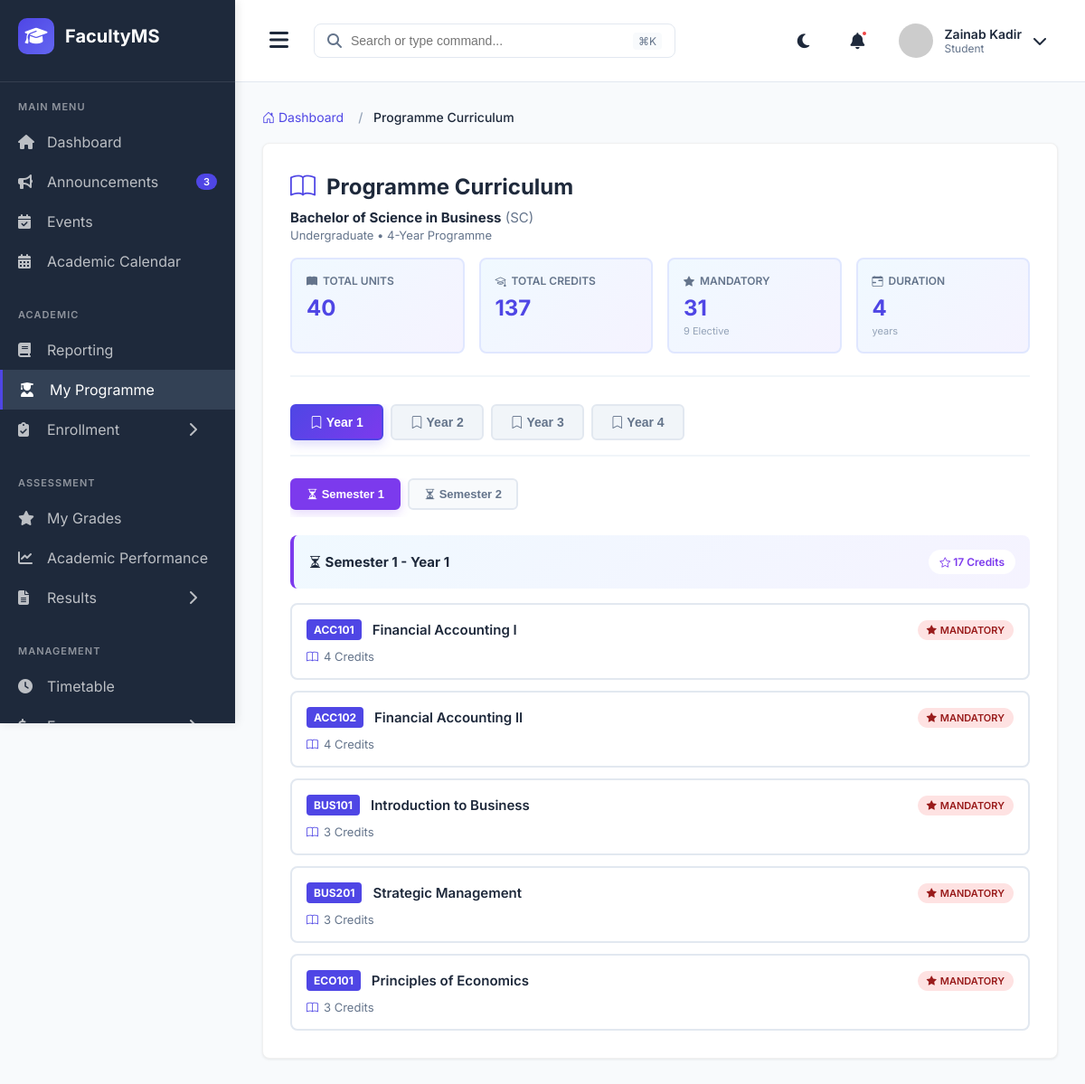
Screenshot of /my_programme/ (signed in) with the database file from the repository.
### main_application/models.py (models this page shows, shortened)
class User(AbstractUser):
    USER_TYPES = (
        ('STUDENT', 'Student'),
        ('LECTURER', 'Lecturer'),
        ('COD', 'Chairman of Department'),
        ('DEAN', 'Dean'),
        ('ICT_ADMIN', 'ICT Administrator'),
    )
    user_type = models.CharField(max_length=20, choices=USER_TYPES)
    phone_number = models.CharField(max_length=15, blank=True, null=True)
    profile_picture = models.ImageField(upload_to='profiles/', blank=True, null=True)
    is_active_user = models.BooleanField(default=True)
    date_joined = models.DateTimeField(auto_now_add=True)
    class Meta:
        db_table = 'users'

class Programme(models.Model):
    PROGRAMME_LEVELS = (
        ('CERTIFICATE', 'Certificate'),
        ('DIPLOMA', 'Diploma'),
        ('BACHELORS', 'Bachelor\'s Degree'),
        ('MASTERS', 'Master\'s Degree'),
        ('PHD', 'Doctor of Philosophy'),
    )
    DURATION_YEARS = (
        (1, '1 Year'),
        (2, '2 Years'),
        (3, '3 Years'),
        (4, '4 Years'),
        (5, '5 Years'),
    )
    SEMESTERS_PER_YEAR = (
        (2, '2 Semesters'),
        (3, '3 Semesters'),
    )
    name = models.CharField(max_length=200)
    code = models.CharField(max_length=20, unique=True)
    level = models.CharField(max_length=20, choices=PROGRAMME_LEVELS)
    department = models.ForeignKey(Department, on_delete=models.CASCADE, related_name='programmes')
    duration_years = models.IntegerField(choices=DURATION_YEARS)
    semesters_per_year = models.IntegerField(choices=SEMESTERS_PER_YEAR, default=2)
    description = models.TextField(blank=True)
    is_active = models.BooleanField(default=True)
    created_at = models.DateTimeField(auto_now_add=True)
    class Meta:
        db_table = 'programmes'
        ordering = ['level', 'name']

class ProgrammeUnit(models.Model):
    YEAR_LEVELS = (
        (1, 'Year 1'),
        (2, 'Year 2'),
        (3, 'Year 3'),
        (4, 'Year 4'),
    )
    programme = models.ForeignKey(Programme, on_delete=models.CASCADE, related_name='programme_units')
    unit = models.ForeignKey(Unit, on_delete=models.CASCADE, related_name='offered_in_programmes')
    year_level = models.IntegerField(choices=YEAR_LEVELS)
    semester = models.IntegerField(choices=Semester.SEMESTER_CHOICES)
    is_mandatory = models.BooleanField(default=True)
    class Meta:
        db_table = 'programme_units'
        unique_together = ('programme', 'unit', 'year_level', 'semester')
        ordering = ['programme', 'year_level', 'semester']

class Unit(models.Model):
    code = models.CharField(max_length=20, unique=True)
    name = models.CharField(max_length=200)
    description = models.TextField(blank=True)
    credit_hours = models.IntegerField(default=3)
    department = models.ForeignKey(Department, on_delete=models.CASCADE, related_name='units')
    is_core = models.BooleanField(default=True)  # Core or Elective
    prerequisites = models.ManyToManyField('self', symmetrical=False, blank=True, related_name='required_for')
    created_at = models.DateTimeField(auto_now_add=True)
    class Meta:
        db_table = 'units'
        ordering = ['code']

### main_application/views.py (the view)
# urls.py: path('my_programme/', views.my_programme, name='my_programme'),
@login_required(login_url='login')
def my_programme(request):
    try:
        student = Student.objects.get(user=request.user)
    except Student.DoesNotExist:
        messages.error(request, "Student profile not found.")
        return redirect('student_dashboard')
    programme = student.programme
    programme_units = ProgrammeUnit.objects.filter(
        programme=programme
    ).select_related('unit').order_by('year_level', 'semester')
    curriculum_by_year = {}
    for program_unit in programme_units:
        year_level = program_unit.year_level
        semester = program_unit.semester
        if year_level not in curriculum_by_year:
            curriculum_by_year[year_level] = {
                'year_label': f'Year {year_level}',
                'semesters': {}
            }
        if semester not in curriculum_by_year[year_level]['semesters']:
            curriculum_by_year[year_level]['semesters'][semester] = {
                'semester_label': f'Semester {semester}',
                'mandatory_units': [],
                'elective_units': [],
                'total_credits': 0
            }
        semester_data = curriculum_by_year[year_level]['semesters'][semester]
        if program_unit.is_mandatory:
            semester_data['mandatory_units'].append(program_unit)
        else:
            semester_data['elective_units'].append(program_unit)
        semester_data['total_credits'] += program_unit.unit.credit_hours
    total_units = programme_units.count()
    total_credits = sum(pu.unit.credit_hours for pu in programme_units)
    mandatory_units = programme_units.filter(is_mandatory=True).count()
    elective_units = programme_units.filter(is_mandatory=False).count()
    context = {
        'programme': programme,
        'curriculum_by_year': curriculum_by_year,
        'total_units': total_units,
        'total_credits': total_credits,
        'mandatory_units': mandatory_units,
        'elective_units': elective_units,
        'programme_duration': programme.duration_years,
        'semesters_per_year': programme.semesters_per_year,
    }
    return render(request, 'student/programme/view_curriculum.html', context)

### templates/student/programme/view_curriculum.html (shortened to what this page needs)
{% extends 'student_base.html' %}
{% block extra_css %}
<link rel="stylesheet" href="https://cdn.jsdelivr.net/npm/bootstrap-icons@1.10.0/font/bootstrap-icons.css">
{% endblock %}
{% block content %}
<nav aria-label="breadcrumb">
    <ol class="breadcrumb">
        <li class="breadcrumb-item"><a href="{% url 'student_dashboard' %}"><i class="bi bi-house-door"></i> Dashboard</a></li>
        <li class="breadcrumb-item active" aria-current="page">Programme Curriculum</li>
    </ol>
</nav>
<div class="section-container">
    <div class="header-section">
        <h1 class="header-title">
            <i class="bi bi-book"></i> Programme Curriculum
        </h1>
        <div class="programme-info">
            <strong>{{ programme.name }}</strong> ({{ programme.code }})
            <br>
            <span style="font-size: 13px;">{{ programme.get_level_display }} • {{ programme.duration_years }}-Year Programme</span>
        </div>
        <div class="stats-grid">
            <div class="stat-card">
                <div class="stat-label">
                    <i class="bi bi-book-fill"></i> Total Units
                </div>
                <div class="stat-value">{{ total_units }}</div>
            </div>
            <div class="stat-card">
                <div class="stat-label">
                    <i class="bi bi-mortarboard"></i> Total Credits
                </div>
                <div class="stat-value">{{ total_credits }}</div>
            </div>
            <div class="stat-card">
                <div class="stat-label">
                    <i class="bi bi-star-fill"></i> Mandatory
                </div>
                <div class="stat-value">{{ mandatory_units }}</div>
                <div class="stat-sub">{{ elective_units }} Elective</div>
            </div>
            <div class="stat-card">
                <div class="stat-label">
                    <i class="bi bi-calendar-range"></i> Duration
                </div>
                <div class="stat-value">{{ programme_duration }}</div>
                <div class="stat-sub">years</div>
            </div>
        </div>
    </div>
    <div class="year-tabs">
        {% for year_level, year_data in curriculum_by_year.items %}
        <button
            type="button"
            class="year-tab {% if forloop.first %}active{% endif %}"
            onclick="switchYear(this, 'year-{{ year_level }}')">
            <i class="bi bi-bookmark"></i> {{ year_data.year_label }}
        </button>
        {% endfor %}
    </div>
    {% for year_level, year_data in curriculum_by_year.items %}
    <div id="year-{{ year_level }}" class="year-content {% if forloop.first %}active{% endif %}">
        <div class="semester-tabs">
            {% for semester_num, semester_data in year_data.semesters.items %}
            <button
                type="button"
                class="semester-tab {% if forloop.first %}active{% endif %}"
                onclick="switchSemester(this, 'sem-{{ year_level }}-{{ semester_num }}')">
                <i class="bi bi-hourglass-split"></i> Semester {{ semester_num }}
            </button>
            {% endfor %}
        </div>
        {% for semester_num, semester_data in year_data.semesters.items %}
        <div id="sem-{{ year_level }}-{{ semester_num }}" class="semester-content {% if forloop.first %}active{% endif %}">
            <div class="semester-header">
                <div class="semester-info">
                    <span class="semester-title">
                        <i class="bi bi-hourglass-split"></i> {{ semester_data.semester_label }} - {{ year_data.year_label }}
                    </span>
                    <span class="semester-credits">
                        <i class="bi bi-star"></i> {{ semester_data.total_credits }} Credits
                    </span>
                </div>
            </div>
            {% if semester_data.mandatory_units %}
            <div class="units-grid">
                {% for program_unit in semester_data.mandatory_units %}
                <div class="unit-card">
                    <div class="unit-header">
                        <span class="unit-code">{{ program_unit.unit.code }}</span>
                        <span class="unit-name">{{ program_unit.unit.name }}</span>
                        <div class="unit-badges">
                            <span class="unit-badge badge-mandatory">
                                <i class="bi bi-star-fill"></i> Mandatory
                            </span>
                        </div>
                    </div>
                    <div class="unit-meta">
                        <span class="meta-item">
                            <i class="bi bi-book"></i> {{ program_unit.unit.credit_hours }} Credits
                        </span>
                    </div>
                </div>
                {% endfor %}
            </div>
            {% endif %}
        </div>
        {% endfor %}
    </div>
    {% endfor %}
</div>
{% endblock %}

### templates/student_base.html (shortened to what this page needs)
{% load static %}
<!DOCTYPE html>
<html lang="en">
<head>
    <link rel="stylesheet" href="https://cdnjs.cloudflare.com/ajax/libs/font-awesome/6.4.0/css/all.min.css">
    {% block extra_css %}{% endblock %}
</head>
<body>
    <div class="sidebar" id="sidebar">
        <div class="sidebar-header">
            <div class="logo">
                <i class="fas fa-graduation-cap"></i>
            </div>
            <span class="logo-text">FacultyMS</span>
        </div>
        <div class="menu-section">
            <div class="menu-title">Main Menu</div>
            <a href="{% url 'student_dashboard' %}" class="menu-item {% if request.resolver_match.url_name == 'student_dashboard' %}active{% endif %}">
                <i class="fas fa-home"></i>
                <span>Dashboard</span>
            </a>
            <a href="{% url 'student_announcements_list' %}" class="menu-item {% if request.resolver_match.url_name == 'student_announcements_list' %}active{% endif %}">
                <i class="fas fa-bullhorn"></i>
                <span>Announcements</span>
                <span class="badge">3</span>
            </a>
            <a href="{% url 'student_events_list' %}" class="menu-item {% if request.resolver_match.url_name == 'student_events_list' %}active{% endif %}">
                <i class="fas fa-calendar-check"></i>
                <span>Events</span>
            </a>
            <a href="{% url 'student_academic_calendar' %}" class="menu-item {% if request.resolver_match.url_name == 'student_academic_calendar' %}active{% endif %}">
                <i class="fas fa-calendar-alt"></i>
                <span>Academic Calendar</span>
            </a>
        </div>
        <div class="menu-section">
            <div class="menu-title">Academic</div>
            <a href="{% url 'student_semester_reporting' %}" class="menu-item {% if request.resolver_match.url_name == 'student_semester_reporting' %}active{% endif %}">
                <i class="fas fa-book"></i>
                <span>Reporting</span>
            </a>
            <a href="{% url 'my_programme' %}" class="menu-item {% if request.resolver_match.url_name == 'my_programme' %}active{% endif %}">
                <i class="fas fa-user-graduate"></i>
                <span>My Programme</span>
            </a>
            <div class="menu-item has-submenu {% if 'register_units' in request.resolver_match.url_name or 'student_enrollments' in request.resolver_match.url_name %}active{% endif %}" data-submenu="enrollment">
                <i class="fas fa-clipboard-check"></i>
                <span>Enrollment</span>
                <i class="fas fa-chevron-right arrow"></i>
            </div>
        </div>
        <div class="menu-section">
            <div class="menu-title">Assessment</div>
            <a href="{% url 'student_grades_view'%}" class="menu-item {% if request.resolver_match.url_name == 'student_grades_view' %}active{% endif %}">
                <i class="fas fa-star"></i>
                <span>My Grades</span>
            </a>
            <a href="{% url 'academic_performance_view'%}" class="menu-item {% if request.resolver_match.url_name == 'academic_performance_view' %}active{% endif %}">
                <i class="fas fa-chart-line"></i>
                <span>Academic Performance</span>
            </a>
            <div class="menu-item has-submenu " data-submenu="results">
                <i class="fas fa-file-alt"></i>
                <span>Results</span>
                <i class="fas fa-chevron-right arrow"></i>
            </div>
        </div>
        <div class="menu-section">
            <div class="menu-title">Management</div>
            <a href="{% url 'student_timetable' %}" class="menu-item {% if request.resolver_match.url_name == 'student_timetable' %}active{% endif %}">
                <i class="fas fa-clock"></i>
                <span>Timetable</span>
            </a>
            <div class="menu-item has-submenu {% if 'fees' in request.resolver_match.url_name %}active{% endif %}" data-submenu="fees">
                <i class="fas fa-dollar-sign"></i>
                <span>Fees</span>
                <i class="fas fa-chevron-right arrow"></i>
            </div>
        </div>
    </div>
    <div class="main-content" id="mainContent">
        <div class="header">
            <div class="header-left">
                <button class="menu-toggle" id="menuToggle">
                    <i class="fas fa-bars"></i>
                </button>
                <div class="search-bar">
                    <i class="fas fa-search"></i>
                    <input type="text" placeholder="Search or type command...">
                    <span class="shortcut">⌘K</span>
                </div>
            </div>
            <div class="header-right">
                <div class="header-icon">
                    <i class="fas fa-moon"></i>
                </div>
                <div class="header-icon notification-icon">
                    <i class="fas fa-bell"></i>
                    <span class="notification-badge"></span>
                </div>
                <div class="user-profile">
                    <img src="https://ui-avatars.com/api/?name=Admin+User&background=4F46E5&color=fff" alt="User" class="user-avatar">
                    <div class="user-info">
                        <span class="user-name">{{ user.get_full_name|default:"Admin User" }}</span>
                        <span class="user-role">{{ user.get_user_type_display|default:"Administrator" }}</span>
                    </div>
                    <i class="fas fa-chevron-down"></i>
                </div>
            </div>
        </div>
        <div class="content">
            {% block content %}{% endblock %}
        </div>
    </div>
</body>
</html>

### rows the page displays
User: get_full_name "Zainab Kadir", user_type "Student"
Programme: name "Bachelor of Science in Business", code "SC", level "Undergraduate", duration_years "4"
ProgrammeUnit: unit.code "ACC101", unit.name "Financial Accounting I", unit.credit_hours "4"
ProgrammeUnit: unit.code "ACC102", unit.name "Financial Accounting II", unit.credit_hours "4"
ProgrammeUnit: unit.code "BUS101", unit.name "Introduction to Business", unit.credit_hours "3"
ProgrammeUnit: unit.code "BUS201", unit.name "Strategic Management", unit.credit_hours "3"
ProgrammeUnit: unit.code "ECO101", unit.name "Principles of Economics", unit.credit_hours "3"

### other values shown
{{ total_units }} "40"
{{ total_credits }} "137"
{{ mandatory_units }} "31"
{{ elective_units }} "9"
{{ programme_duration }} "4"
{{ year_data.year_label }} "Year 1" "Year 2" "Year 3" "Year 4"
{{ semester_num }} "1" "2"
{{ semester_data.semester_label }} "Semester 1"
{{ year_data.year_label }} "Year 1"
{{ semester_data.total_credits }} "17"
